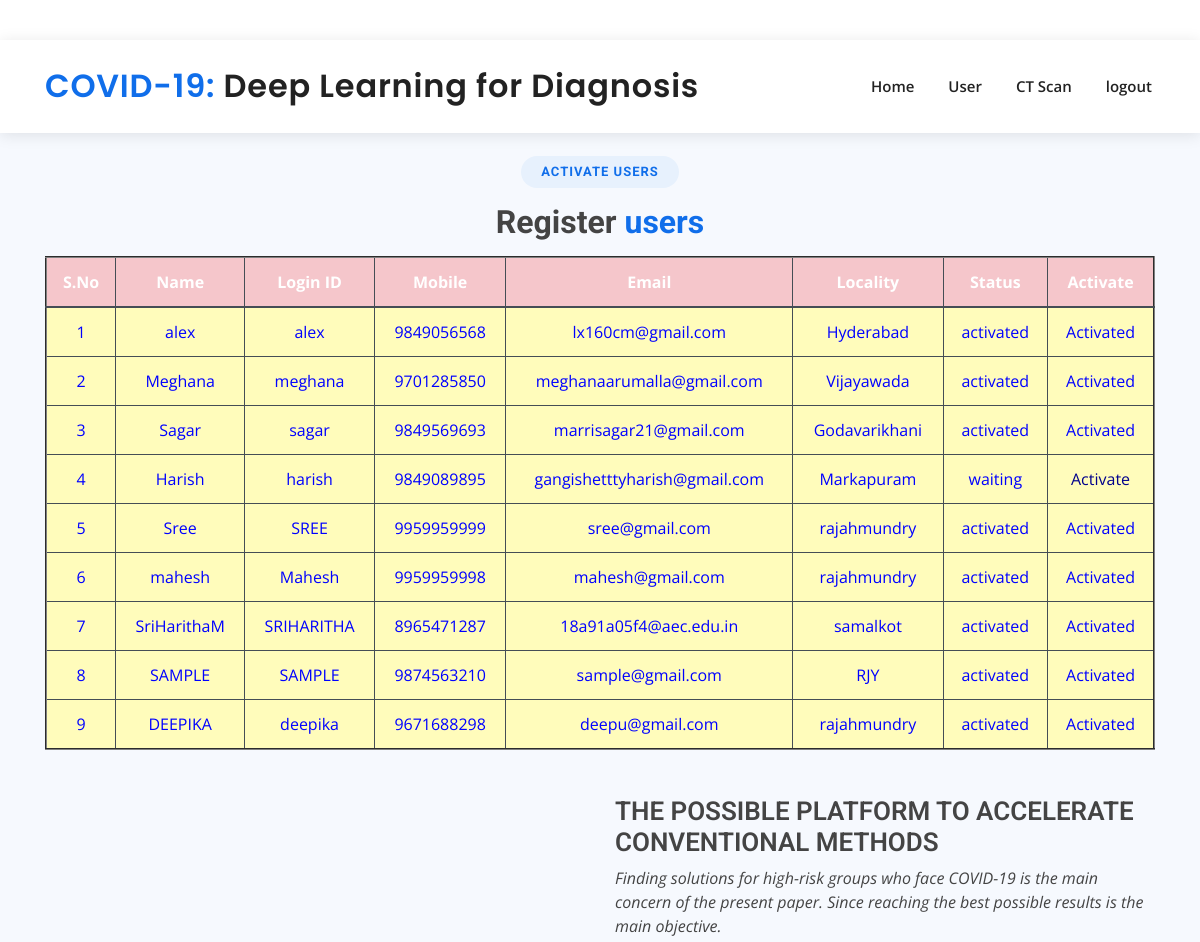
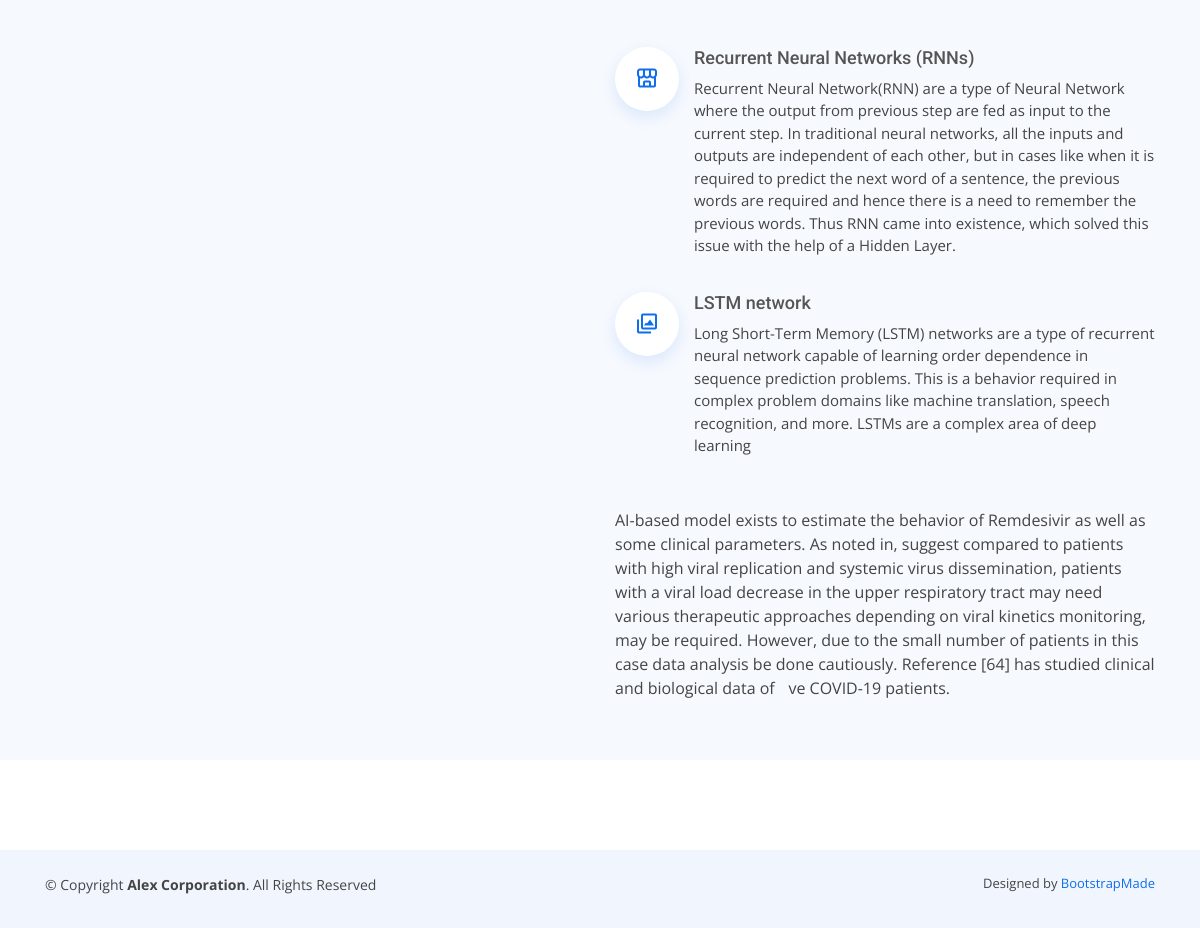
Page /ViewRegisteredUsers/ on the committed database (2 pictures, top to bottom).
### users/models.py (models this page shows, shortened)
class UserRegistrationModel(models.Model):
    name = models.CharField(max_length=100)
    loginid = models.CharField(unique=True, max_length=100)
    password = models.CharField(max_length=100)
    mobile = models.CharField(unique=True, max_length=100)
    email = models.CharField(unique=True, max_length=100)
    locality = models.CharField(max_length=100)
    address = models.CharField(max_length=1000)
    city = models.CharField(max_length=100)
    state = models.CharField(max_length=100)
    status = models.CharField(max_length=100)
    class Meta:
        db_table = 'UserRegistrations'

### admins/views.py (the view)
# urls.py: path("ViewRegisteredUsers/", admins.ViewRegisteredUsers, name="ViewRegisteredUsers"),
def ViewRegisteredUsers(request):
    data = UserRegistrationModel.objects.all()
    return render(request, 'admins/RegisteredUsers.html', {'data': data})

### assets/templates/admins/RegisteredUsers.html
{%extends 'admins/adminbase.html'%}
{%block contents%}
 <div class="section-title">
          <h2>Activate users</h2>
          <h3>Register  <span> users</span></h3>
          <p>
              <table border="2px" class="table table-hover table-dark">
                    <thead>
                    <tr class="table-danger">
                        <th scope="col">S.No</th>
                        <th scope="col">Name</th>
                        <th scope="col">Login ID</th>
                        <th scope="col">Mobile</th>
                        <th scope="col">Email</th>
                        <th scope="col">Locality</th>
                        <th scope="col">Status</th>
                        <th scope="col">Activate</th>
                    </tr>
                    </thead>
                    <tbody>
                    {% for i in data %}
                    <tr scope="row" style="color: BLUE; background-color:#FFFCBB">
                        <td>{{forloop.counter}}</td>
                        <td>{{i.name}}</td>
                        <td>{{i.loginid}}</td>
                        <td>{{i.mobile}}</td>
                        <td>{{i.email}}</td>
                        <td>{{i.locality}}</td>
                        <td>{{i.status}}</td>
                        {% if i.status == 'waiting' %}
                        <td><a class="btn-link" href="/AdminActivaUsers/?uid={{ i.id }}"
                               style="color:DARKBLUE">Activate</a></td>
                        {% else %}
                        <td> Activated</td>
                        {% endif %}
                    </tr>
                    {% endfor %}
                    </tbody>
                </table>
          </p>
        </div>
{%endblock%}

### assets/templates/admins/adminbase.html (shortened to what this page needs)
<!DOCTYPE html>
{%load static%}
<html lang="en">
<head>
  <link href="{%static 'assets/vendor/bootstrap/css/bootstrap.min.css'%}" rel="stylesheet">
  <link href="{%static 'assets/vendor/icofont/icofont.min.css'%}" rel="stylesheet">
  <link href="{%static 'assets/vendor/boxicons/css/boxicons.min.css'%}" rel="stylesheet">
  <link href="{%static 'assets/vendor/owl.carousel/assets/owl.carousel.min.css'%}" rel="stylesheet">
  <link href="{%static 'assets/vendor/venobox/venobox.css'%}" rel="stylesheet">
  <link href="{%static 'assets/vendor/aos/aos.css'%}" rel="stylesheet">
  <link href="{%static 'assets/css/style.css'%}" rel="stylesheet">
</head>
<body>
 <header id="header" class="fixed-top">
    <div class="container d-flex align-items-center">
        <h1 class="logo mr-auto"><a href="{%url 'AdminHome'%}"><span>COVID-19:</span> Deep Learning for Diagnosis</a></h1>
      <nav class="nav-menu d-none d-lg-block">
        <ul>
          <li><a href="{%url 'AdminHome'%}">Home</a></li>
          <li><a href="{%url 'ViewRegisteredUsers'%}">User</a></li>
          <li><a href="{%url 'TestCTScanImageForm'%}">CT Scan</a></li>
          <li><a href="{%url 'logout'%}">logout</a></li>
        </ul>
      </nav>
    </div>
  </header>
  <main id="main">
<br/><br/><br/><br/>
    <section id="about" class="about section-bg">
      <div class="container" data-aos="fade-up">
       {%block contents%}
       {%endblock%}
        <div class="row">
          <div class="col-lg-6" data-aos="zoom-out" data-aos-delay="100">
          </div>
          <div class="col-lg-6 pt-4 pt-lg-0 content d-flex flex-column justify-content-center" data-aos="fade-up" data-aos-delay="100">
            <h3>THE POSSIBLE PLATFORM TO ACCELERATE CONVENTIONAL METHODS</h3>
            <p class="font-italic">
              Finding solutions for high-risk groups who face COVID-19 is the main concern of the present paper. Since reaching the best possible results is the main objective.
            </p>
            <ul>
              <li>
                <i class="bx bx-store-alt"></i>
                <div>
                  <h5>Recurrent Neural Networks (RNNs)</h5>
                  <p>Recurrent Neural Network(RNN) are a type of Neural Network where the output from previous step are fed as input to the current step. In traditional neural networks, all the inputs and outputs are independent of each other, but in cases like when it is required to predict the next word of a sentence, the previous words are required and hence there is a need to remember the previous words. Thus RNN came into existence, which solved this issue with the help of a Hidden Layer.</p>
                </div>
              </li>
              <li>
                <i class="bx bx-images"></i>
                <div>
                  <h5>LSTM network</h5>
                  <p>Long Short-Term Memory (LSTM) networks are a type of recurrent neural network capable of learning order dependence in sequence prediction problems. This is a behavior required in complex problem domains like machine translation, speech recognition, and more. LSTMs are a complex area of deep learning</p>
                </div>
              </li>
            </ul>
            <p>
              AI-based model exists to estimate the behavior
of Remdesivir as well as some clinical parameters. As noted
in, suggest compared to patients with high viral replication
and systemic virus dissemination, patients with a viral
load decrease in the upper respiratory tract may need various
therapeutic approaches depending on viral kinetics monitoring,
may be required. However, due to the small number
of patients in this case data analysis be done cautiously.
Reference [64] has studied clinical and biological data of
ve COVID-19 patients.
            </p>
          </div>
        </div>
      </div>
    </section>
     </main>
  <footer id="footer">
    <div class="footer-top">
    </div>
    <div class="container py-4">
      <div class="copyright">
        &copy; Copyright <strong><span>Alex Corporation</span></strong>. All Rights Reserved
      </div>
      <div class="credits">
        Designed by <a href="https://bootstrapmade.com/">BootstrapMade</a>
      </div>
    </div>
  </footer>
</body>
</html>

### assets/static/assets/css/style.css (style rules this page uses)
body { font-family: "Open Sans", sans-serif; color: #444444; }
a { color: #106eea; }
h1, h2, h3, h4, h5, h6 { font-family: "Roboto", sans-serif; }
#header { background: #fff; transition: all 0.5s; z-index: 997; padding: 25px 0; top: 40px; box-shadow: 0px 2px 15px rgba(0, 0, 0, 0.1); }
#header .logo { font-size: 32px; margin: 0; padding: 0; line-height: 1; font-weight: 600; letter-spacing: 0.8px; font-family: "Poppins", sans-serif; }
#header .logo a { color: #222222; }
#header .logo a span { color: #106eea; }
.nav-menu ul { margin: 0; padding: 0; list-style: none; }
.nav-menu > ul { display: flex; }
.nav-menu > ul > li { position: relative; white-space: nowrap; padding: 10px 0 10px 28px; }
.nav-menu a { display: block; position: relative; color: #222222; transition: 0.3s; font-size: 15px; font-weight: 600; padding: 0 3px; font-family: "Open Sans", sans-serif; }
.nav-menu > ul > li > a:before { content: ""; position: absolute; width: 100%; height: 2px; bottom: -5px; left: 0; background-color: #106eea; visibility: hidden; width: 0px; transition: all 0.3s ease-in-out 0s; }
.mobile-nav { position: fixed; top: 55px; right: 15px; bottom: 15px; left: 15px; z-index: 9999; overflow-y: auto; background: #fff; transition: ease-in-out 0.2s; opacity: 0; visibility: hidden; border-radius: 10px; padding: 10px 0; }
.mobile-nav * { margin: 0; padding: 0; list-style: none; }
.mobile-nav a { display: block; position: relative; color: #222222; padding: 10px 20px; font-weight: 500; outline: none; }
section { padding: 60px 0; overflow: hidden; }
.section-bg { background-color: #f6f9fe; }
.section-title { text-align: center; padding-bottom: 30px; }
.section-title h2 { font-size: 13px; letter-spacing: 1px; font-weight: 700; padding: 8px 20px; margin: 0; background: #e7f1fd; color: #106eea; display: inline-block; text-transform: uppercase; border-radius: 50px; }
.section-title h3 { margin: 15px 0 0 0; font-size: 32px; font-weight: 700; }
.section-title h3 span { color: #106eea; }
.section-title p { margin: 15px auto 0 auto; font-weight: 600; }
@media (min-width: 1024px) { .section-title p { width: 50%; } }
.about .content h3 { font-weight: 600; font-size: 26px; }
.about .content ul { list-style: none; padding: 0; }
.about .content ul li { display: flex; align-items: flex-start; margin-bottom: 35px; }
.about .content ul li:first-child { margin-top: 35px; }
.about .content ul i { background: #fff; box-shadow: 0px 6px 15px rgba(16, 110, 234, 0.12); font-size: 24px; padding: 20px; margin-right: 15px; color: #106eea; border-radius: 50px; }
.about .content ul h5 { font-size: 18px; color: #555555; }
.about .content ul p { font-size: 15px; }
.about .content p:last-child { margin-bottom: 0; }
#footer { background: #fff; padding: 0 0 30px 0; color: #444444; font-size: 14px; background: #f1f6fe; }
#footer .footer-top { padding: 60px 0 30px 0; background: #fff; }
#footer .copyright { text-align: center; float: left; }
#footer .credits { float: right; text-align: center; font-size: 13px; color: #444444; }

### rows in the picture
UserRegistrationModel: name "alex", loginid "alex", mobile "9849056568", email "lx160cm@gmail.com", locality "Hyderabad", status "activated", shows "Activated"
UserRegistrationModel: name "Meghana", loginid "meghana", mobile "9701285850", email "meghanaarumalla@gmail.com", locality "Vijayawada", status "activated", shows "Activated"
UserRegistrationModel: name "Sagar", loginid "sagar", mobile "9849569693", email "marrisagar21@gmail.com", locality "Godavarikhani", status "activated", shows "Activated"
UserRegistrationModel: name "Harish", loginid "harish", mobile "9849089895", email "gangishetttyharish@gmail.com", locality "Markapuram", status "waiting"
UserRegistrationModel: name "Sree", loginid "SREE", mobile "9959959999", email "sree@gmail.com", locality "rajahmundry", status "activated", shows "Activated"
UserRegistrationModel: name "mahesh", loginid "Mahesh", mobile "9959959998", email "mahesh@gmail.com", locality "rajahmundry", status "activated", shows "Activated"
UserRegistrationModel: name "SriHarithaM", loginid "SRIHARITHA", mobile "8965471287", email "18a91a05f4@aec.edu.in", locality "samalkot", status "activated", shows "Activated"
UserRegistrationModel: name "SAMPLE", loginid "SAMPLE", mobile "9874563210", email "sample@gmail.com", locality "RJY", status "activated", shows "Activated"
UserRegistrationModel: name "DEEPIKA", loginid "deepika", mobile "9671688298", email "deepu@gmail.com", locality "rajahmundry", status "activated", shows "Activated"
